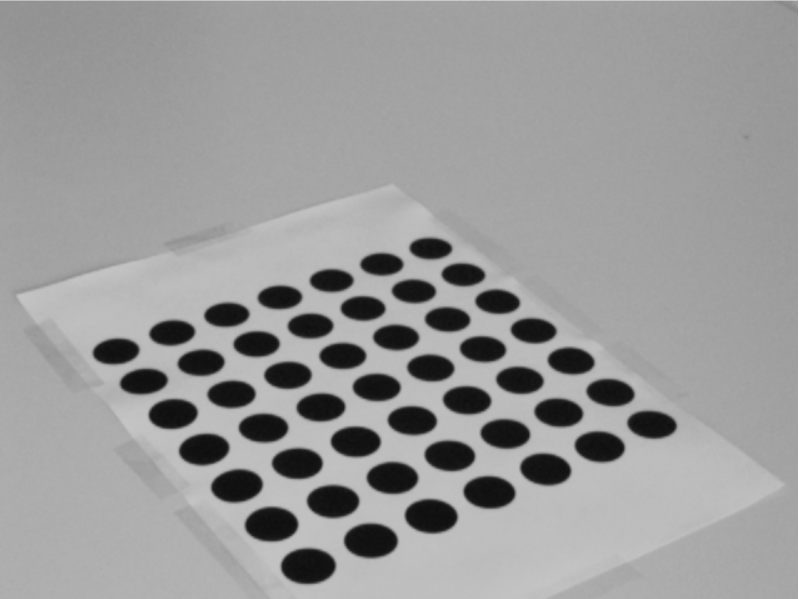
#> input picture images/calib.PNG, 799 x 599 px
$ python ellipse_fitting_on_image.py
#> lines starting #> are read from the running program, lines starting #| are printed output that depends on the picture
### src/ellipse_fitting.py
import numpy as np
import scipy
import matplotlib.pyplot as plt
from scipy.linalg.lapack import zggev

"""Plot data points given by (x,y)
"""
# [10 lines left out: function show_datapoints, not called in this run]

"""Plot data points given by (x,y)
"""
# [18 lines left out: function show_datapoints_with_ellipse1, not called in this run]

"""Plot data points given by (x,y)
"""
def show_datapoints_with_ellipse3(x, y, e):
    fig = plt.figure()
    axs = fig.add_subplot(1, 1, 1)
    axs.grid(which='both', color='grey', linewidth=1, linestyle='-', alpha=0.2)
    axs.spines['bottom'].set_position('zero')
    axs.spines['left'].set_position('zero')
    axs.spines['top'].set_visible(False)
    axs.spines['right'].set_visible(False)
    axs.scatter(x, y)

    # Plot the least squares ellipse
    x_coord = np.linspace(x[0]-100,x[0]+100,1000)
    y_coord = np.linspace(y[0]-100,y[0]+100,1000)
    X_coord, Y_coord = np.meshgrid(x_coord, y_coord)
    Z_coord = e[0] * X_coord ** 2 + e[1] * X_coord * Y_coord + e[2] * Y_coord**2 + e[3] * X_coord + e[4] * Y_coord + e[5]
    axs.contour(X_coord, Y_coord, Z_coord, levels=[0], colors=('r'), linewidths=2)

    plt.show()

# [10 lines left out: function fit_ellipse1, not called in this run]

def fit_ellipse3(points):
    X = np.asarray(points[:,0:1])
    Y = np.asarray(points[:,1:])
    A = np.hstack([X**2, X*Y, Y**2, X, Y, np.ones_like(X)])
    SM = A.T.dot(A)
    CM = np.zeros((6,6))
    CM[0,2] = -2
    CM[2,0] = -2
    CM[1,1] = 1

    AA, BB, Q, Z = scipy.linalg.qz(SM, CM)
    vals = np.diag(AA)[np.diag(BB)!=0]/np.diag(BB)[np.diag(BB)!=0]
    vals_all = np.zeros((np.min([AA.shape[0], BB.shape[0]])))
    vals_all[np.diag(BB)!=0] = vals
    _, _, V, W, _, _ = zggev(SM, CM)

    index = np.nonzero(vals_all<0)[0]
    e = (V[:,index]*4).real
    print(e)
    show_datapoints_with_ellipse3(X,Y,e)

    return(e)

# [20 lines left out: function main, not called in this run]

# [2 lines that do not run on import are left out]

### ellipse_fitting_on_image.py
import numpy as np
import cv2
from src.ellipse_fitting import fit_ellipse3

# Equation defining the ellipse
# X = (x^2, xy, y^2, x, y, 1)
# A = (a, b, c, d, e, f)
# Return value:
#  > 0 ->  point outside the ellipse
#  = 0 ->  point on the ellipse
#  < 0 ->  point inside the ellipse
def model_ellipse(X, A):
    return X.dot(A)

# Read in image and perform adaptive thresholding
img = cv2.imread("images/calib.PNG")
#> img is the input picture: shape (599, 799, 3); min 14, max 255, mean 154
img_gray = cv2.cvtColor(img, cv2.COLOR_BGR2GRAY)                 # Convert the input image to a grayscale
img_threshold = cv2.adaptiveThreshold(src=img_gray, maxValue=255, \
        adaptiveMethod = cv2.ADAPTIVE_THRESH_MEAN_C, thresholdType=cv2.THRESH_BINARY_INV, blockSize=5, C=9)
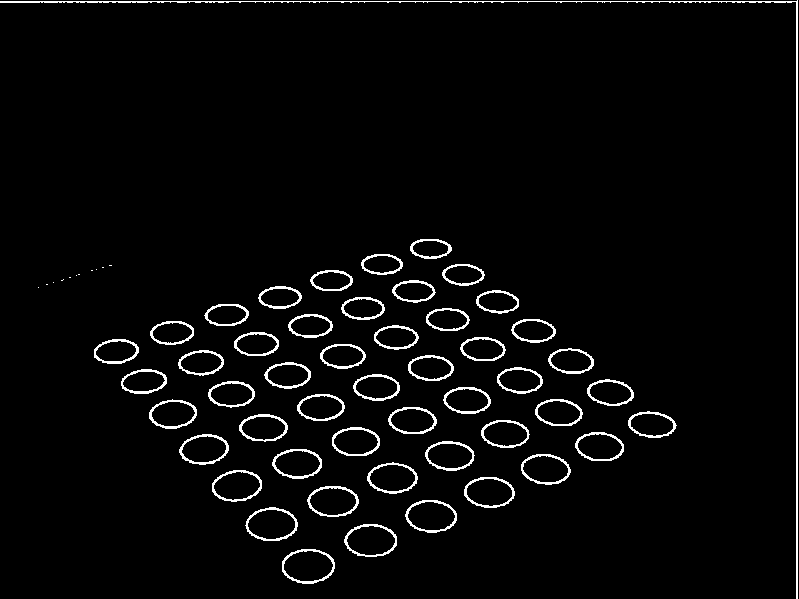
#> img_threshold: shape (599, 799); 3.4% white in thin lines or dots

# retrieve connected components in the image
# labels array shows pixel correspondence to a connected component
_, labels, stats, centroids = cv2.connectedComponentsWithStats(img_threshold)
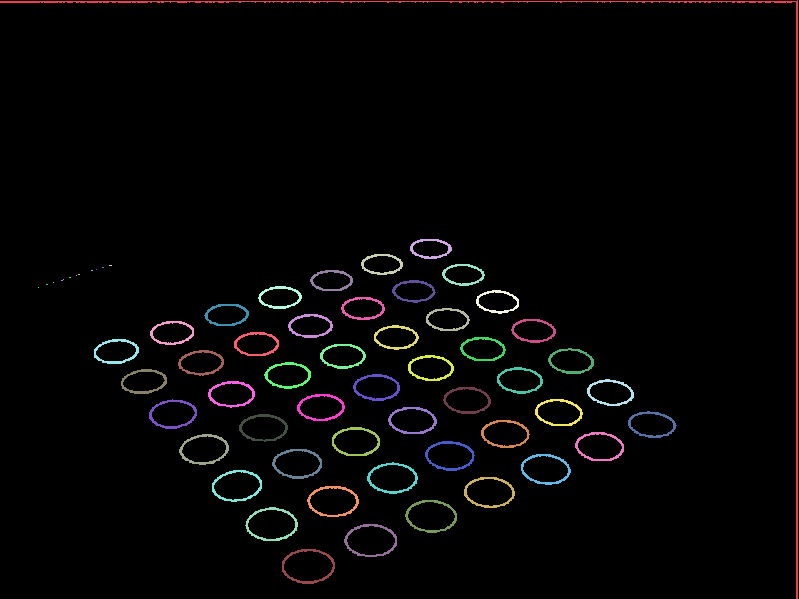
#> labels: shape (599, 799) int32; 62 distinct labels, from 0 to 61; one colour per label, 0 black
#> stats = 62 rows, first 6: [0, 0, 799, 599, 462502], [0, 0, 798, 599, 2299], [410, 239, 42, 20, 237], [361, 254, 42, 21, 237], [109, 265, 3, 1, 3], [442, 264, 43, 22, 238]; centroids = 62 pairs, first value 38 to 651.6, second value 156.4 to 566.1

# Set index of connected component to extract
cc_index = 2

# show connected component
while not cv2.waitKey(1) > 0:
#> (key Esc is pressed here)
    img_display = cv2.cvtColor(img_threshold.copy(), cv2.COLOR_GRAY2BGR)
    x = stats[cc_index, cv2.CC_STAT_LEFT]
    y = stats[cc_index, cv2.CC_STAT_TOP]
    w = stats[cc_index, cv2.CC_STAT_WIDTH]
    h = stats[cc_index, cv2.CC_STAT_HEIGHT]
    cv2.rectangle(img_display, (x, y), (x + w, y + h), (0, 255, 0), 2)

    cv2.imshow("Ellipse to fit", img_display)

# Extract points of the connected component and fit ellipse
X, Y = np.nonzero(labels==cc_index)
#> X = 237 values from 239 to 258; Y = 237 values, max 451 at index 110, min 410 at index 98, mean 430.4
points = np.hstack([Y[:,np.newaxis],X[:,np.newaxis]])
#> points = 237 pairs, first value 410 to 451, second value 239 to 258
e = fit_ellipse3(points)
#> in fit_ellipse3, `X = np.asarray(points[:,0:1])`: X has the same summary as Y outside fit_ellipse3
#> in fit_ellipse3, `Y = np.asarray(points[:,1:])`: Y = 237 values from 239 to 258
#> in fit_ellipse3, `A = np.hstack([X**2, X*Y, Y**2, X, Y, np.ones_like(X)])`: A = 237 rows, first 6: [176400, 100380, 57121, 420, 239, 1], [177241, 100619, 57121, 421, 239, 1], [178084, 100858, 57121, 422, 239, 1], [178929, 101097, 57121, 423, 239, 1], [179776, 101336, 57121, 424, 239, 1], [180625, 101575, 57121, 425, 239, 1]
#> in fit_ellipse3, `SM = A.T.dot(A)`: SM = [[8174751665892, 4705581387992, 2712992623122, 18943320784, 10913887348, 43936752], [4705581387992, 2712992623122, 1566682271864, 10913887348, 6297965218, 25335932], [2712992623122, 1566682271864, 906168557461, 6297965218, 3640139313, 14633341], [18943320784, 10913887348, 6297965218, 43936752, 25335932, 101998], [10913887348, 6297965218, 3640139313, 25335932, 14633341, 58869], [43936752, 25335932, 14633341, 101998, 58869, 237]]
#> in fit_ellipse3, `AA, BB, Q, Z = scipy.linalg.qz(SM, CM)`: AA = [[-0.665, -4980.2, -290183.9, 8.84e+12, 1.72e+11, 5.42e+12], [0, 3672, 596302.4, 4.22e+12, 8.22e+10, 2.6e+12], [0, 0, 302401.7, 2.21e+12, 4.31e+10, 1.35e+12], [0, 0, 0, -2.24e+10, -435537722.7, -1.37e+10], [0, 0, 0, 0, 22615.7, -13375485.9], [0, 0, 0, 0, 0, 28807.8]]; BB = [[2.08e-05, 0.00259, 1.35, -0.147, 0.13, -1.47], [0, 0.00397, 0.645, -1.11, 0.041, 0.731], [0, 0, 0.337, 1.64, 0.0691, 0.172], [0, 0, 0, 0, 4.53e-20, 1.77e-18], [0, 0, 0, 0, 0, -4.54e-19], [0, 0, 0, 0, 0, 0]]; Q = [[-0.977, 0.146, -0.158, 5.99e-19, 2.42e-20, 1.04e-22], [-0.0156, -0.78, -0.626, -2.81e-18, 4.98e-19, 1.43e-21], [-0.214, -0.609, 0.764, 0, 0, 0], [-9.12e-19, -1.56e-18, -1.5e-18, 0.866, -0.499, 3.78e-05], [4.06e-20, -1.54e-18, -1.22e-18, 0.499, 0.866, -0.00409], [-2.02e-21, -4.99e-21, -4.54e-21, 0.00201, 0.00356, 1]]; Z = [[2.22e-06, 0.00148, 0.212, -0.977, 0, 0], [-3.25e-07, -0.00313, -0.735, -0.159, -0.0772, -0.655], [1.01e-05, 0.000973, 0.637, 0.138, 0.0659, -0.756], [-0.00183, -0.5, -0.0843, -0.019, 0.861, 0], [-0.00489, 0.866, -0.0525, -0.0101, 0.498, -0.00152], [1, 0.00332, -0.000418, -8.34e-05, 0.00401, 1.18e-08]]
#> in fit_ellipse3, `vals = np.diag(AA)[np.diag(BB)!=0]/np.diag(BB)[np.diag(BB)!=0]`: vals = [-32058.3, 925704.2, 898047]
#> in fit_ellipse3, `e = (V[:,index]*4).real`: e = [8.89e-06, -1.3e-06, 4.05e-05, -0.00733, -0.0196, 4]
#| [[ 8.89366018e-06]
#|  [-1.29766402e-06]
#|  [ 4.05365169e-05]
#|  [-7.32761972e-03]
#|  [-1.95629177e-02]
#|  [ 3.99994207e+00]]
#> in show_datapoints_with_ellipse3, `Z_coord = e[0] * X_coord ** 2 + e[1] * X_coord * Y_coord + e[2] * Y_co..`:
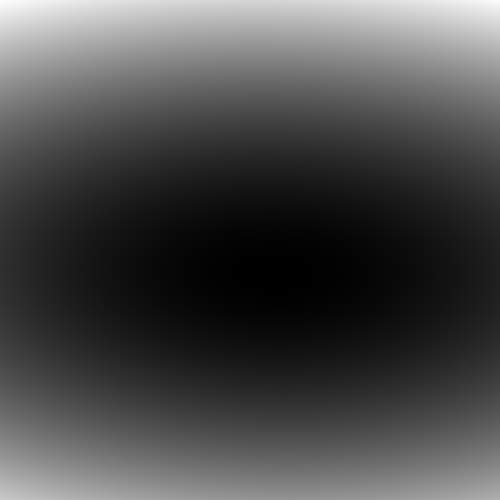
#> Z_coord: shape (1000, 1000) float64 (shown at 1/2 size); min -0.00333, max 0.572, mean 0.166; drawn with min black and max white
#> in show_datapoints_with_ellipse3, `axs.contour(X_coord, Y_coord, Z_coord, levels=[0], colors=('r'), linew..`:
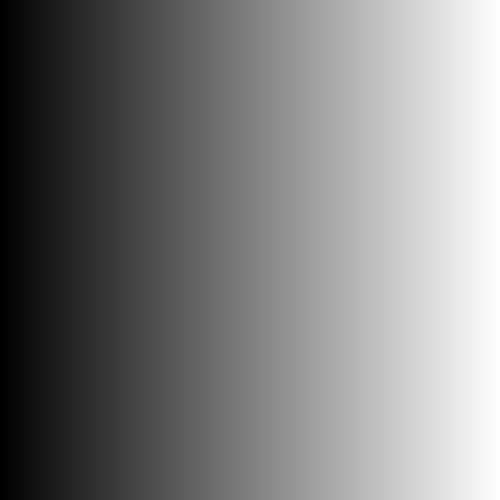
#> X_coord: shape (1000, 1000) float64 (shown at 1/2 size); min 320, max 520, mean 420; drawn with min black and max white
#> in show_datapoints_with_ellipse3, `plt.show()`:
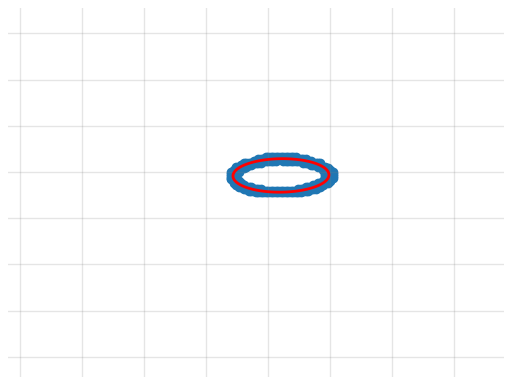
#> figure drawn by matplotlib, 1 panel

# Display pixels that lie inside extracted ellipse
X, Y = np.meshgrid(np.arange(img.shape[1]),np.arange(img.shape[0]))
Xf = X.flatten()
Yf = Y.flatten()
Zf = model_ellipse(np.asarray([Xf**2, Xf*Yf, Yf**2, Xf, Yf, np.ones_like(Xf)]).T, e).flatten()
Z = np.reshape(Zf, X.shape)
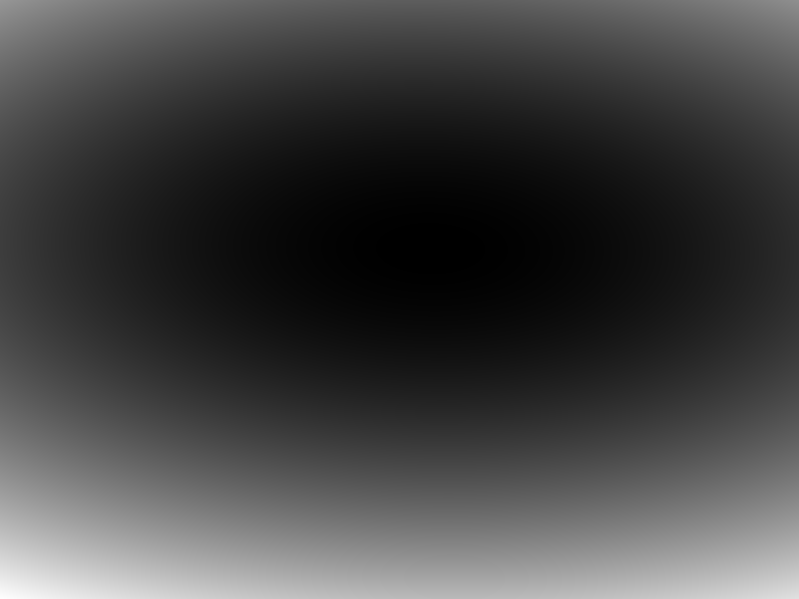
#> Z: shape (599, 799) float64; min -0.00333, max 6.8, mean 1.8; drawn with min black and max white

while not cv2.waitKey(1) > 0:
#> (key Esc is pressed here)
    img_display = cv2.cvtColor(np.float32((np.abs(Z)<0.0005)*255), cv2.COLOR_GRAY2BGR)
    cv2.imshow("Ellipse Fitted", img_display)
